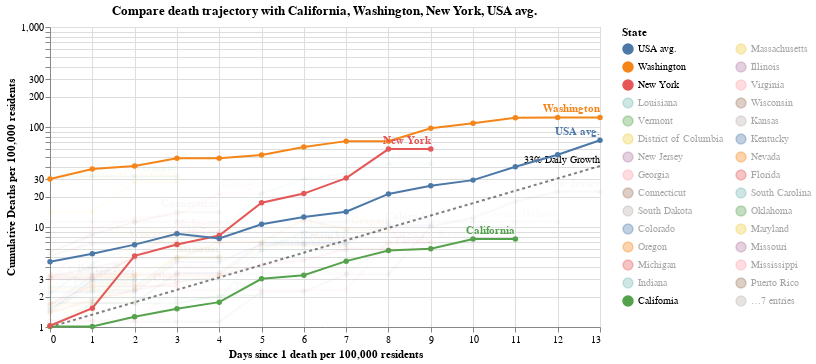

The cell this chart's notebook holds for it:
### Code cell
make_since_chart()

### Figure 1 — Vega-Lite specification as saved in the notebook (floating-point values rounded to 4 significant figures; data arrays with more than 128 entries replaced by an {"elided": "..."} marker saying what was removed)
{"config": {"view": {"continuousWidth": 400, "continuousHeight": 300}}, "layer": [{"mark": {"type": "line", "color": "black", "opacity": 0.5, "strokeDash": [3, 3]}, "encoding": {"x": {"type": "quantitative", "field": "Days since 1 death per 100,000 residents"}, "y": {"type": "quantitative", "field": "Confirmed Cases"}}}, {"mark": {"type": "text", "align": "right", "dy": -6, "fontSize": 10, "text": "33% Daily Growth"}, "encoding": {"x": {"type": "quantitative", "field": "Days since 1 death per 100,000 residents"}, "y": {"type": "quantitative", "field": "Confirmed Cases"}}, "transform": [{"filter": "(datum['Days since 1 death per 100,000 residents'] >= 13)"}]}, {"data": {"name": "data-c2e86177a77eb72d53b144f5ff06ae4b"}, "mark": {"type": "line", "point": true}, "encoding": {"color": {"type": "nominal", "field": "State", "legend": {"columns": 2}, "sort": ["USA avg.", "Washington", "USA avg.", "New York", "Louisiana", "Vermont", "District of Columbia", "New Jersey", "Georgia", "Connecticut", "South Dakota", "Colorado", "Oregon", "Michigan", "Indiana", "California", "Massachusetts", "Illinois", "Virginia", "Wisconsin", "Kansas", "Kentucky", "Nevada", "Florida", "South Carolina", "Oklahoma", "Maryland", "Missouri", "Mississippi", "Puerto Rico", "Utah", "Tennessee", "Arizona", "Ohio", "Pennsylvania", "Texas", "Minnesota"]}, "opacity": {"condition": {"value": 1, "selection": "selector002"}, "value": 0.05}, "tooltip": [{"type": "nominal", "field": "State"}, {"type": "temporal", "field": "Date"}, {"type": "quantitative", "field": "Confirmed Cases per 100,000"}, {"type": "quantitative", "field": "Days since 1 death per 100,000 residents"}], "x": {"type": "quantitative", "field": "Days since 1 death per 100,000 residents"}, "y": {"type": "quantitative", "axis": {"title": "Cumulative Deaths per 100,000 residents"}, "field": "Confirmed Cases per 100,000", "scale": {"type": "log"}}}, "selection": {"selector002": {"type": "multi", "fields": ["State"], "bind": "legend", "init": [{"State": "California"}, {"State": "Washington"}, {"State": "New York"}, {"State": "USA avg."}]}}, "width": 550}, {"data": {"name": "data-c2e86177a77eb72d53b144f5ff06ae4b"}, "mark": {"type": "text", "align": "right", "dy": -8, "fontWeight": "bold"}, "encoding": {"color": {"type": "nominal", "field": "State", "legend": {"columns": 2}, "sort": ["USA avg.", "Washington", "USA avg.", "New York", "Louisiana", "Vermont", "District of Columbia", "New Jersey", "Georgia", "Connecticut", "South Dakota", "Colorado", "Oregon", "Michigan", "Indiana", "California", "Massachusetts", "Illinois", "Virginia", "Wisconsin", "Kansas", "Kentucky", "Nevada", "Florida", "South Carolina", "Oklahoma", "Maryland", "Missouri", "Mississippi", "Puerto Rico", "Utah", "Tennessee", "Arizona", "Ohio", "Pennsylvania", "Texas", "Minnesota"]}, "opacity": {"condition": {"value": 1, "selection": "selector002"}, "value": 0.05}, "text": {"type": "nominal", "field": "State"}, "tooltip": [{"type": "nominal", "field": "State"}, {"type": "temporal", "field": "Date"}, {"type": "quantitative", "field": "Confirmed Cases per 100,000"}, {"type": "quantitative", "field": "Days since 1 death per 100,000 residents"}], "x": {"type": "quantitative", "field": "Days since 1 death per 100,000 residents"}, "y": {"type": "quantitative", "axis": {"title": "Cumulative Deaths per 100,000 residents"}, "field": "Confirmed Cases per 100,000", "scale": {"type": "log"}}}, "transform": [{"filter": "(datum['Date'] >= 1584921600000)"}], "width": 550}], "data": {"name": "data-d1191cb63904e6936b60c8d85157767d"}, "title": "Compare death trajectory with California, Washington, New York, USA avg.", "$schema": "https://vega.github.io/schema/vega-lite/v4.0.2.json", "datasets": {"data-d1191cb63904e6936b60c8d85157767d": [{"Days since 1 death per 100,000 residents": 0, "Confirmed Cases": 1.0}, {"Days since 1 death per 100,000 residents": 1, "Confirmed Cases": 1.33}, {"Days since 1 death per 100,000 residents": 2, "Confirmed Cases": 1.769}, {"Days since 1 death per 100,000 residents": 3, "Confirmed Cases": 2.353}, {"Days since 1 death per 100,000 residents": 4, "Confirmed Cases": 3.129}, {"Days since 1 death per 100,000 residents": 5, "Confirmed Cases": 4.162}, {"Days since 1 death per 100,000 residents": 6, "Confirmed Cases": 5.535}, {"Days since 1 death per 100,000 residents": 7, "Confirmed Cases": 7.361}, {"Days since 1 death per 100,000 residents": 8, "Confirmed Cases": 9.791}, {"Days since 1 death per 100,000 residents": 9, "Confirmed Cases": 13.02}, {"Days since 1 death per 100,000 residents": 10, "Confirmed Cases": 17.32}, {"Days since 1 death per 100,000 residents": 11, "Confirmed Cases": 23.03}, {"Days since 1 death per 100,000 residents": 12, "Confirmed Cases": 30.64}, {"Days since 1 death per 100,000 residents": 13, "Confirmed Cases": 40.74}], "data-c2e86177a77eb72d53b144f5ff06ae4b": {"elided": "253 records"}}}
